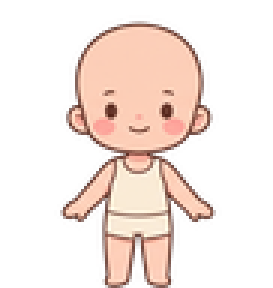
#> input picture project/assets/canon/body_base.png, 91 x 96 px (shown 3 times larger)
$ python gen_player_rig.py
#> lines starting #> are read from the running program, lines starting #| are printed output that depends on the picture; after the words box and inside, x2 and y2 are one past the last pixel; in counts of white or black regions, pixels touching at a corner belong together
"""Rig the paper-doll player: one directional idle/walk sheet per paper-doll part, every sheet on
the same frame grid, so the game stacks the parts (body, shoes, bottom, top, dress, hair, hat and
accessory: PaperDoll.LAYERS) and steps them together.

Usage: python3 -I tools/gen_player_rig.py
       (after tools/cut_paperdoll.py and tools/gen_florida_wearables.py)
Inputs:
  project/assets/canon/<part>.png                    every part in project/data/paperdoll_parts.json
                                                     (body, shoes, bottom, top, dress, hair, hat and
                                                     acc parts) on their shared 721x760 frame
                                                     (tools/cut_paperdoll.py)
  project/assets/florida/acc_*.png                   the crafted Florida wearables on that frame
  the canon body turnaround (front / side / back, sheet ekiw), cut at full resolution through
  tools/cut_island_props.py (project/data/florida_canon.json "bases")
Outputs: project/assets/characters/player/<part>_rig.png for every part
  frame   364x384 px (the 721x760 doll frame at 384/760; the doll is shown 48 world px tall, so
          8 px per world px), feet on the frame's bottom edge
  rows    0 down (front view), 1 left (side view, facing left; flip it for right), 2 up (back)
  columns 0-3 idle: a slow breath (squash 0 / 1 / 2 / 1 world px at the top, feet fixed)
          4-7 walk: tools/rig_walk.py's cycle (front and back lift the left then the right leg and
          that side of the hem; the side view swings legs and hem about the hip line; the body
          bobs up while passing)
How each view is made (canon art first; what canon lacks is derived from it, never invented):
  body    front: the canon paper-doll body; side and back: the canon body turnaround's side and
          back views, scaled to the doll's height, feet on its feet and head on its head
  hair    front: the canon part; back: the same hair with its face opening filled in the hair's
          own colour (the back of the head); side: that back hair narrowed to the side view's
          head width, with the face side (an ellipse over the left of the head, from the brow
          to the chin) opened again and edged in the canon outline colour
  dress, top, bottom, shoes
          front and back: the part as drawn; side: narrowed to the side body's torso width and
          centred on it
  acc, hat
          front and back: the part as drawn; side: narrowed like the hair
The motion comes from the body's geometry, not from each layer, so the layers stay aligned.
Deterministic: no randomness.
"""
import json
import sys
from pathlib import Path

import numpy as np
from PIL import Image
from scipy import ndimage

sys.path.insert(0, str(Path(__file__).resolve().parent))  # -I leaves tools/ off the path
import rig_walk  # noqa: E402
from cut_island_props import cut  # noqa: E402

ROOT = Path(__file__).resolve().parent.parent
CANON = ROOT / "project/assets/canon"
FLORIDA = ROOT / "project/assets/florida"
OUT = ROOT / "project/assets/characters/player"
INK = (138, 90, 90, 255)
FRAME_H = 384
DOLL_WORLD_H = 48.0
IDLE_SQUASH = [0, 1, 2, 1]
VIEWS = ["front", "side", "back"]


def alpha(im):
    return np.asarray(im)[..., 3] > 128


def head_metrics(mask):
    """Top, feet, head centre x and head width of a standing figure mask (chibi: big head)."""
    rows = np.where(mask.any(axis=1))[0]
    top, feet = int(rows[0]), int(rows[-1])
    y = top + int((feet - top) * 0.22)
    xs = np.where(mask[y])[0]
    return top, feet, (xs[0] + xs[-1]) / 2.0, float(xs[-1] - xs[0])


# [80 lines left out: functions torso, place_view, narrow, fill_face, open_face, view_rule and 1 more, not called in this run]


def main():
    body = Image.open(CANON / "body_base.png").convert("RGBA")
#> body is the input picture: PIL image 91x96 RGBA; mean R, G, B, A 77.4, 61.8, 55.1, 80.5
    size = body.size
#> size = (91, 96)
    top, feet, head_cx, head_w = head_metrics(alpha(body))
#> in alpha, `return np.asarray(im)[..., 3] > 128`:
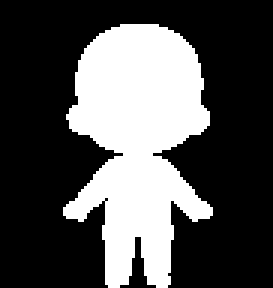
#> returned value: shape (96, 91) bool (shown 3 times larger); 31.6% white; 1 white region, box (x1, y1, x2, y2) and area: (21, 8, 71, 96) 2764
#> in head_metrics, `rows = np.where(mask.any(axis=1))[0]`: rows = 88 values from 8 to 95
#> in head_metrics, `top, feet = int(rows[0]), int(rows[-1])`: top = 8; feet = 95
#> in head_metrics, `y = top + int((feet - top) * 0.22)`: y = 27
#> in head_metrics, `xs = np.where(mask[y])[0]`: xs = 43 values from 25 to 67
#> top = 8; feet = 95; head_cx = 46; head_w = 42
#> (the run stopped early here; a loop or call above may not have finished)
